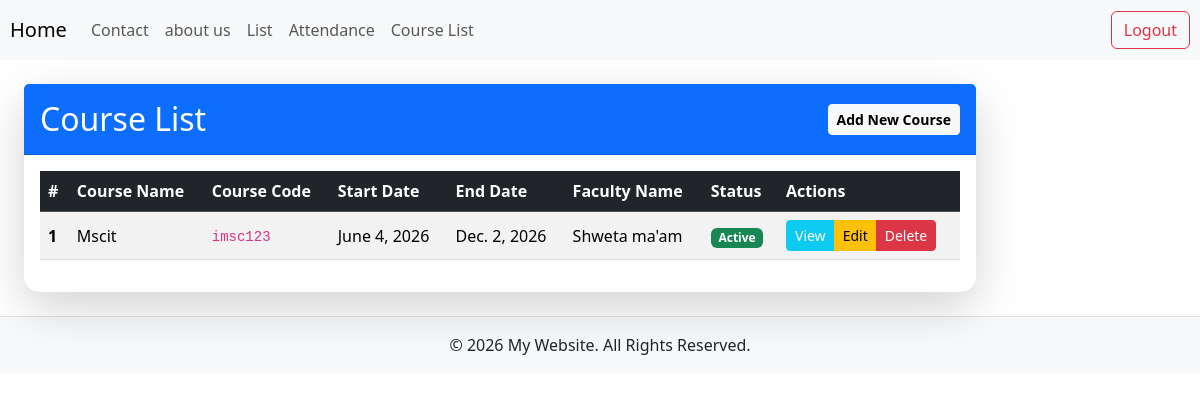
The page /Course/list/ (signed in) on the database its author committed.
### student/models.py (models this page shows, shortened)
class Course(models.Model):
    course_name = models.CharField(max_length=100)
    course_code = models.CharField(max_length=20,unique=True)
    start_date = models.DateField()
    end_date = models.DateField()
    faculty_name = models.CharField(max_length=100)
    is_active = models.BooleanField(default=True)

### student/views.py (the view)
# urls.py: path('Course/list/', views.courseListView.as_view(), name='course_list'),
class courseListView(LoginRequiredMixin,ListView):
    model=Course
    template_name='course_crud/course_list.html'
    context_object_name='courses'

### student/templates/course_crud/course_list.html
{% extends 'base.html' %}
{% block content %}
<div class="card shadow-lg border-0 rounded-4">
    <div class="card-header bg-primary text-white d-flex justify-content-between align-items-center py-3">
        <h2 class="mb-0">Course List</h2>
        <a href="{% url 'course_add' %}" class="btn btn-light btn-sm fw-bold">Add New Course</a>
    </div>
    <div class="card-body">
        <table class="table table-striped table-hover align-middle">
            <thead class="table-dark">
                <tr>
                    <th scope="col">#</th>
                    <th scope="col">Course Name</th>
                    <th scope="col">Course Code</th>
                    <th scope="col">Start Date</th>
                    <th scope="col">End Date</th>
                    <th scope="col">Faculty Name</th>
                    <th scope="col">Status</th>
                    <th scope="col">Actions</th>
                </tr>
            </thead>
            <tbody>
                {% for course in courses %}
                <tr>
                    <th scope="row">{{ forloop.counter }}</th>
                    <td>{{ course.course_name }}</td>
                    <td><code>{{ course.course_code }}</code></td>
                    <td>{{ course.start_date }}</td>
                    <td>{{ course.end_date }}</td>
                    <td>{{ course.faculty_name }}</td>
                    <td>
                        {% if course.is_active %}
                            <span class="badge bg-success">Active</span>
                        {% else %}
                            <span class="badge bg-secondary">Inactive</span>
                        {% endif %}
                    </td>
                    <td>
                        <div class="btn-group btn-group-sm" role="group">
                            <a href="{% url 'course_detail' course.pk %}" class="btn btn-info text-white">View</a>
                            <a href="{% url 'course_update' course.pk %}" class="btn btn-warning">Edit</a>
                            <a href="{% url 'course_delete' course.pk %}" class="btn btn-danger">Delete</a>
                        </div>
                    </td>
                </tr>
                {% empty %}
                <tr>
                    <td colspan="8" class="text-center text-muted">No courses found.</td>
                </tr>
                {% endfor %}
            </tbody>
        </table>
    </div>
</div>
{% endblock %}

### rows shown on the page
Course: course_name "Mscit", course_code "imsc123", start_date "June 4, 2026", end_date "Dec. 2, 2026", faculty_name "Shweta ma'am", is_active "Active"
